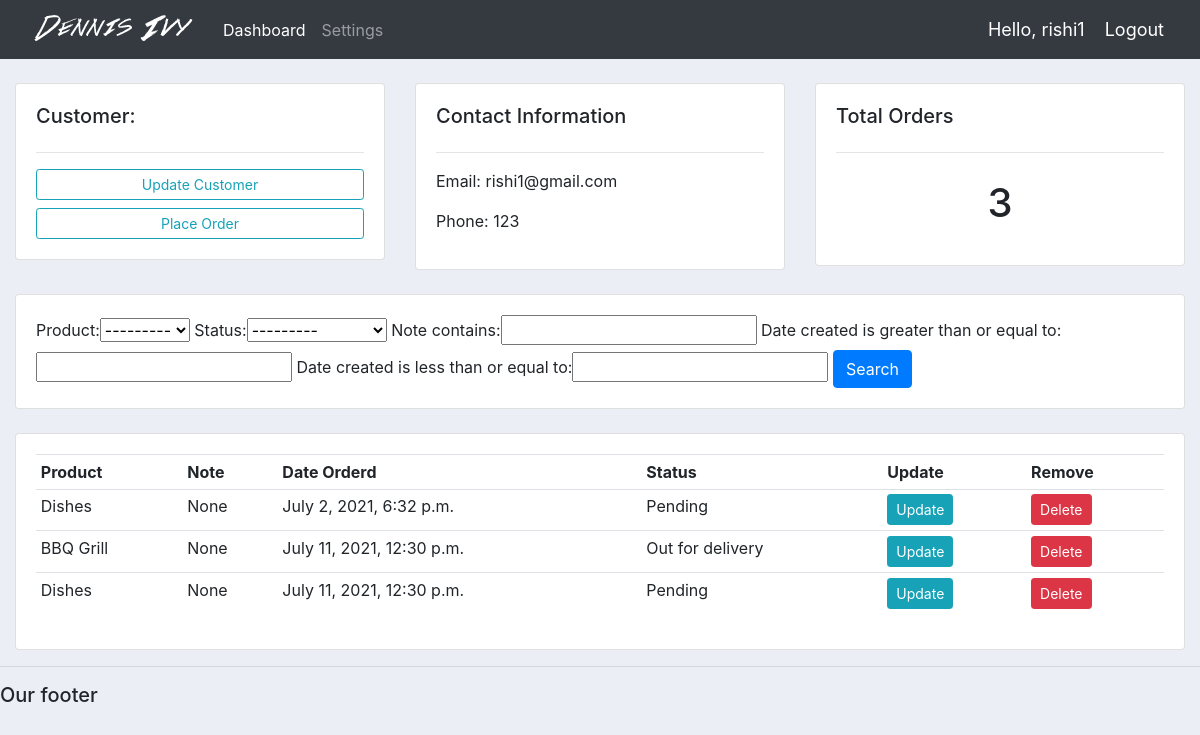
Before: /customer/10/ (signed in) with the older database file.
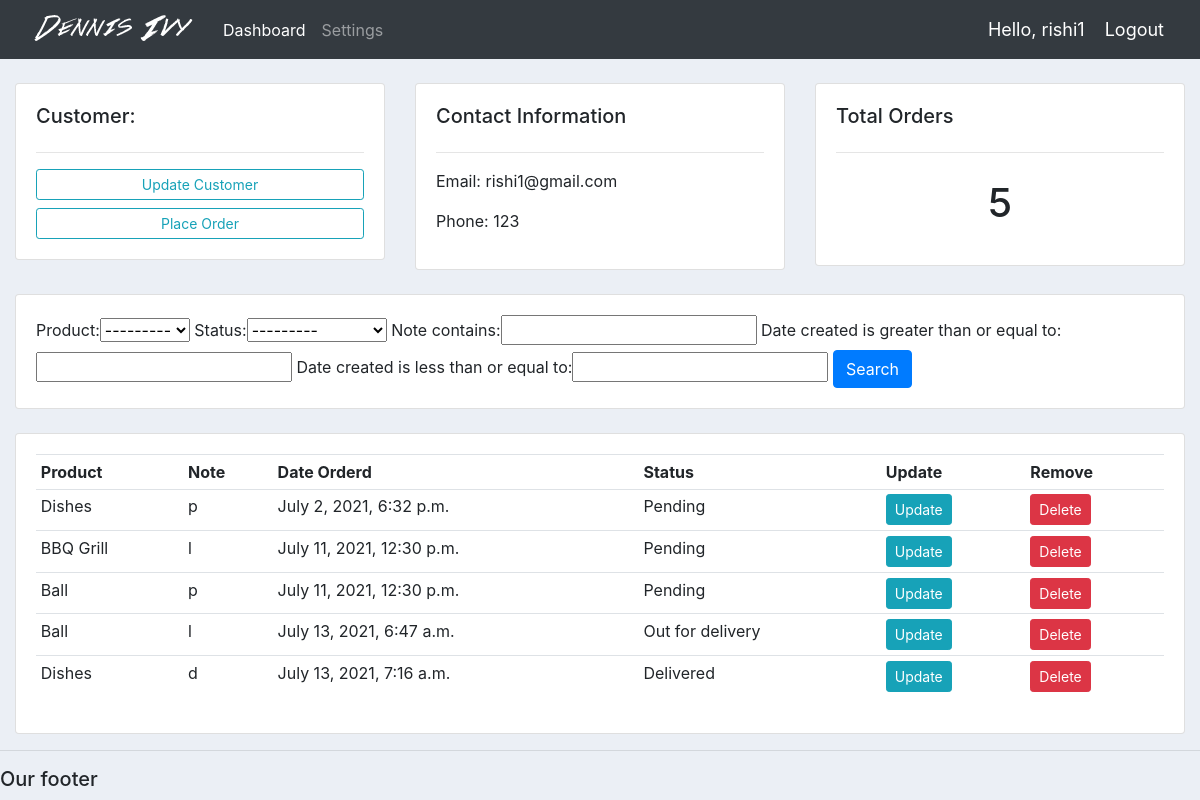
After: the same page with the newer database file.
### accounts/models.py (models this page shows, shortened)
class Order(models.Model):
	STATUS = (
			('Pending', 'Pending'),
			('Out for delivery', 'Out for delivery'),
			('Delivered', 'Delivered'),
			)
	customer = models.ForeignKey(Customer, null=True, on_delete= models.SET_NULL)
	product = models.ForeignKey(Product, null=True, on_delete= models.SET_NULL)
	date_created = models.DateTimeField(auto_now_add=True, null=True)
	status = models.CharField(max_length=200,default='Pending' ,null=True, choices=STATUS)
	note = models.CharField(max_length=1000,blank=True, null=True)

class Product(models.Model):
	CATEGORY = (
			('Indoor', 'Indoor'),
			('Out Door', 'Out Door'),
			)
	name = models.CharField(max_length=200, null=True)
	price = models.FloatField(null=True)
	category = models.CharField(max_length=200, null=True, choices=CATEGORY)
	description = models.CharField(max_length=200, null=True, blank=True)
	date_created = models.DateTimeField(auto_now_add=True, null=True)
	tags = models.ManyToManyField(Tag)
	def __str__(self):
		return self.name

### accounts/decorators.py (the view)
		def wrapper_func(request, *args, **kwargs):
			group = None
			if request.user.groups.exists():
				group = request.user.groups.all()[0].name
			if group in allowed_roles:
				return view_func(request, *args, **kwargs)
			else:
				return HttpResponse('You are not authorized to view this page')

### accounts/views.py (called while the page is built)
@login_required(login_url='login')
@allowed_users(allowed_roles=['admin','customer'])
def customer(request, pk_test):
	customer = Customer.objects.get(id=pk_test)
	orders = customer.order_set.all()
	order_count = orders.count()
	myFilter = OrderFilter(request.GET, queryset=orders)
	orders = myFilter.qs
	context = {'customer':customer, 'orders':orders, 'order_count':order_count,
	'myFilter':myFilter}
	return render(request, 'accounts/customer.html',context)

### accounts/templates/accounts/customer.html
{%  extends 'accounts/main.html' %}
{% block content %}
	<br>
<div class="row">
	<div class="col-md">
		<div class="card card-body">
			<h5>Customer:</h5>
			<hr>
			<a class="btn btn-outline-info  btn-sm btn-block" href="{% url 'account' %}">Update Customer</a>
			<a class="btn btn-outline-info  btn-sm btn-block" href="{% url 'create_order' customer.id %}">Place Order</a>
		</div>
	</div>
	<div class="col-md">
		<div class="card card-body">
			<h5>Contact Information</h5>
			<hr>
			<p>Email: {{customer.email}}</p>
			<p>Phone: {{customer.phone}}</p>
		</div>
	</div>
	<div class="col-md">
		<div class="card card-body">
			<h5>Total Orders</h5>
			<hr>
			<h1 style="text-align: center;padding: 10px">{{order_count}}</h1>
		</div>
	</div>
</div>
<br>
<div class="row">
	<div class="col">
		<div class="card card-body">
			<form method="get">
				{{myFilter.form}}
		    <button class="btn btn-primary" type="submit">Search</button>
		  </form>
		</div>
	</div>
</div>
<br>
<div class="row">
	<div class="col-md">
		<div class="card card-body">
			<table class="table table-sm">
				<tr>
					<th>Product</th>
					<th>Note</th>
					<th>Date Orderd</th>
					<th>Status</th>
					<th>Update</th>
					<th>Remove</th>
				</tr>
				{% for order in orders %}
				<tr>
					<td>{{order.product}}</td>
					<td>{{order.note}}</td>
					<td>{{order.date_created}}</td>
					<td>{{order.status}}</td>
					<td><a class="btn btn-sm btn-info" href="{% url 'update_order' order.id %}">Update</a></td>
					<td><a class="btn btn-sm btn-danger" href="{% url 'delete_order' order.id %}">Delete</a></td>
				</tr>
				{% endfor %}
			</table>
		</div>
	</div>
</div>
{% endblock %}

Changed rows visible on the page:
changed Order "July 2, 2021, 6:32 p.m.": note "None" → "p"
changed Order "BBQ Grill": note "None" → "l"; status "Out for delivery" → "Pending"
changed Order (number 3 of 5 on the later page): product "Dishes" → "Ball"; note "None" → "p"
added Order: product "Ball", note "l", date_created "July 13, 2021, 6:47 a.m.", status "Out for delivery"
added Order: product "Dishes", note "d", date_created "July 13, 2021, 7:16 a.m.", status "Delivered"
Other visible differences:
{{ order_count }}: "3" → "5"
